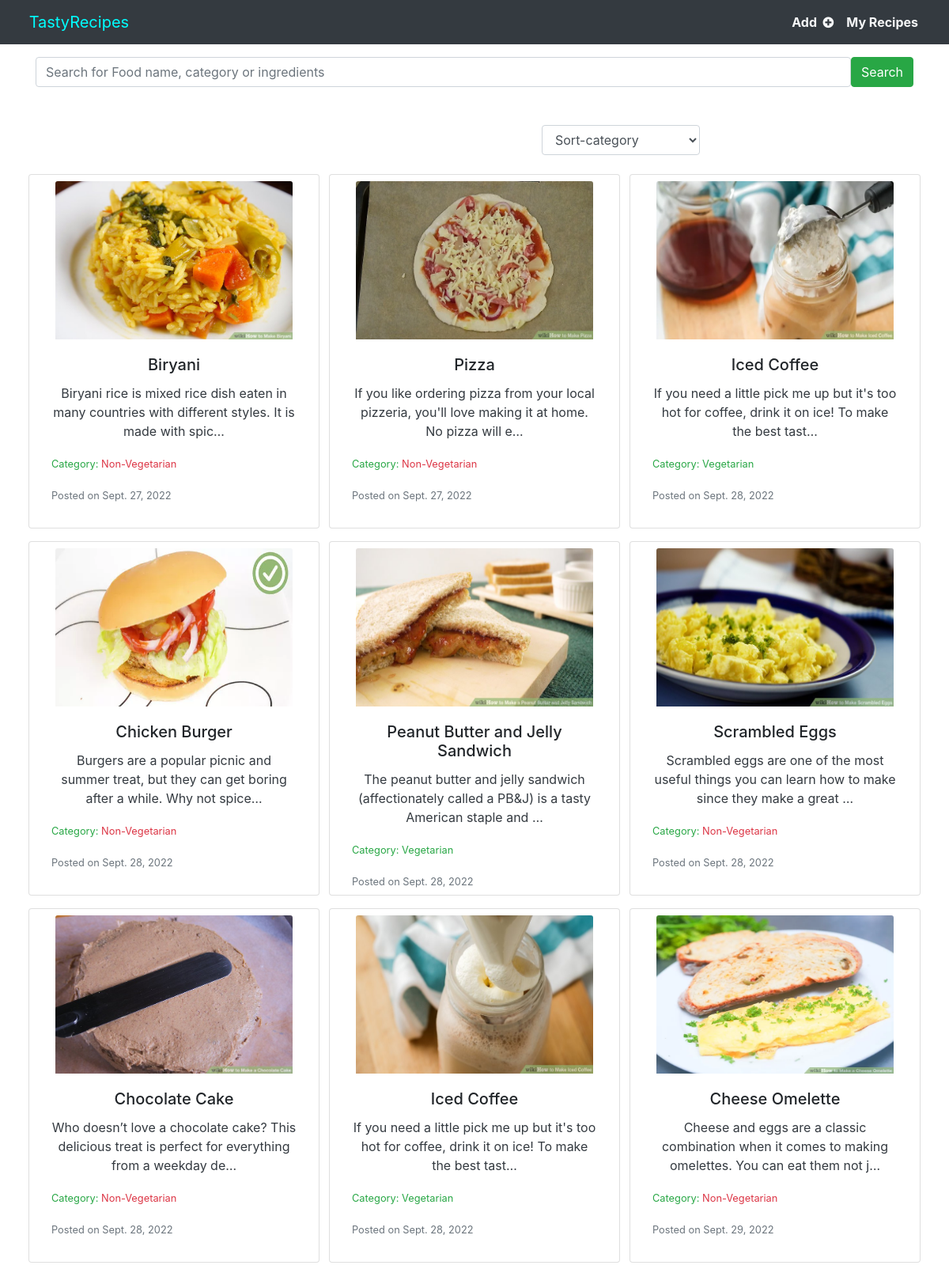
The page / on the database its author committed.
### home/models.py (models this page shows, shortened)
class Recipe(models.Model):
    user = models.ForeignKey(User,on_delete=models.CASCADE)
    food_name = models.CharField(max_length=100)
    category = models.CharField(max_length=5,choices=CATEGORY_CHOICES)
    desc = models.TextField(default='' )
    ingredients = jsonfield.JSONField()
    steps =  jsonfield.JSONField()
    image = models.FileField(blank=True)
    pub_date=models.DateField(default=datetime.now())

### home/views.py (the view)
# urls.py: path('',include('home.urls')),
def home(request):
    if request.GET.get('ordering'):
        ORD = request.GET.get('ordering')
        recipes = Recipe.objects.filter(category =ORD)
        return render(request,'user/index.html',{'recipes':recipes,'ordering':ORD})
    else:
        recipes = Recipe.objects.all()
        return render(request,'user/index.html',{'recipes':recipes})

### home/templates/user/index.html (shortened to what this page needs)
{% extends 'user/basic.html' %}
{% load static %}
{% block body %}
<div class="container w-50 mb-3">
    <form>
        <select class="form-control sorting_box" name="sort" id="sort-list" onchange="location = finalurl();">
            <option class='my-1' value="">Sort-category</option>
        </select>
    </form>
</div>
<div class="container">
    <div class="row">
        {% for recipe in recipes %}
        <div class="card mx-auto my-2 p-2 align-items-center">
            <a href="/view-recipe/{{recipe.id}}">
                <img src="/media/{{recipe.image}}" class="padded card-img-top"></a>
            <div class="card-body">
                <h5 class="card-title text-center">
                    {{recipe.food_name}}</h5>
                <p class="card-text text-center">
                    <a style="text-decoration:none;" class='text-dark' href="/view-recipe/{{recipe.id}}">
                        {{recipe.desc |truncatechars:100}}</a>
                </p>
                <p class="card-text">
                    <small class="text-success">Category:
                        {%if recipe.category == "2" %}
                        <span class="text-danger">Non-Vegetarian
                            {%else%}
                            Vegetarian
                            {%endif%}
                        </span>
                    </small>
                </p>
                <p class="card-text"><small class="text-muted">Posted on {{recipe.pub_date}} </small></p>
            </div>
        </div>
        {%endfor%}
    </div>
</div>
{% endblock %}

### home/templates/user/basic.html (shortened to what this page needs)
{% load static %}
<!DOCTYPE html>
<html lang="en">
<head>
  <link rel="stylesheet" href="http://code.jquery.com/ui/1.8.18/themes/base/jquery-ui.css" type="text/css"
    media="all" />
  <link rel="stylesheet" href="https://maxcdn.bootstrapcdn.com/bootstrap/4.0.0/css/bootstrap.min.css"
 />
  <link rel='stylesheet' href='https://cdnjs.cloudflare.com/ajax/libs/font-awesome/4.7.0/css/font-awesome.min.css'>
  <section class="navs">
    <nav class="navbar navbar-expand-sm navbar-fixed-top bg-dark">
      <div class="container-fluid">
        <div class="navbar-header">
          <a class="navbar-brand logo" style="color: aqua" href="/">
            TastyRecipes
          </a>
        </div>
        <div class="collapse navbar-collapse" id="myMenu">
          <ul class="navbar-nav text-center ml-auto navbar-right">
            <li class="nav-item dropdown">
              <a class="nav-link text-light font-weight-bold" href="/add_recipe">Add &nbsp;<i
                  class='fa fa-plus-circle'></i></a>
            </li>
            <li class="nav-item dropdown">
              <a class="nav-link text-light font-weight-bold" href="/my-recipes">My Recipes
              </a>
            </li>
          </ul>
        </div>
      </div>
    </nav>
  </section>
</head>
<body>
  <div class="container mt-3 mb-5">
    <form class="d-flex" method='get' , action='/recipe-search'>
      <input class="form-control" type="search" name='query' id="query"
        placeholder="Search for Food name, category or ingredients" aria-label="Search">
      <button class="btn btn-success" type="submit"> Search </button>
    </form>
  </div>
  {% block body %} {% endblock %}
</body>
</html>

### home/templates/user/index.html (style rules this page uses)
.sorting_box { width: 200px; margin-left: auto; }
.card { width: 23rem; height: 28rem; }
.card img { width: 300px; height: 200px; }

### rows shown on the page
Recipe: image (picture), food_name "Biryani", desc "Biryani rice is mixed rice dish eaten in many countries with different styles. It is made with spic…", category "Non-Vegetarian", pub_date "Sept. 27, 2022"
Recipe: image (picture), food_name "Pizza", desc "If you like ordering pizza from your local pizzeria, you'll love making it at home. No pizza will e…", category "Non-Vegetarian", pub_date "Sept. 27, 2022"
Recipe: image (picture), food_name "Iced Coffee", desc "If you need a little pick me up but it's too hot for coffee, drink it on ice! To make the best tast…", category "Vegetarian", pub_date "Sept. 28, 2022"
Recipe: image (picture), food_name "Chicken Burger", desc "Burgers are a popular picnic and summer treat, but they can get boring after a while. Why not spice…", category "Non-Vegetarian", pub_date "Sept. 28, 2022"
Recipe: image (picture), food_name "Peanut Butter and Jelly Sandwich", desc "The peanut butter and jelly sandwich (affectionately called a PB&J) is a tasty American staple and …", category "Vegetarian", pub_date "Sept. 28, 2022"
Recipe: image (picture), food_name "Scrambled Eggs", desc "Scrambled eggs are one of the most useful things you can learn how to make since they make a great …", category "Non-Vegetarian", pub_date "Sept. 28, 2022"
Recipe: image (picture), food_name "Chocolate Cake", desc "Who doesn’t love a chocolate cake? This delicious treat is perfect for everything from a weekday de…", category "Non-Vegetarian", pub_date "Sept. 28, 2022"
Recipe: image (picture), food_name "Iced Coffee", desc "If you need a little pick me up but it's too hot for coffee, drink it on ice! To make the best tast…", category "Vegetarian", pub_date "Sept. 28, 2022"
Recipe: image (picture), food_name "Cheese Omelette", desc "Cheese and eggs are a classic combination when it comes to making omelettes. You can eat them not j…", category "Non-Vegetarian", pub_date "Sept. 29, 2022"
